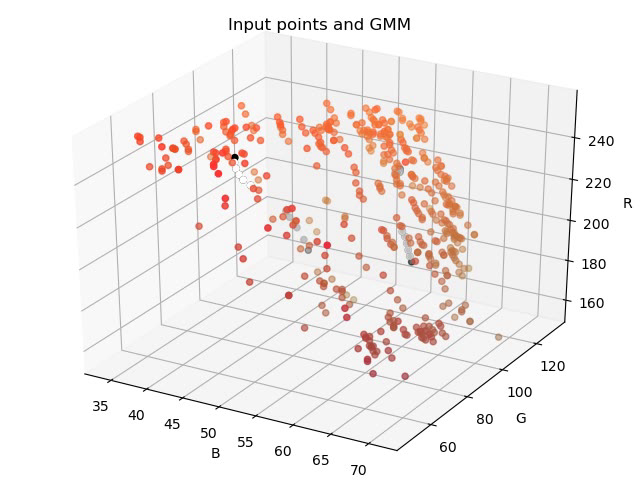
#> input picture frame 5 of Project_3/GMM_interate.avi, 640 x 480 px, given in place of Night Drive - 2689.mp4, which was not available
$ python part1_gamma.py
#> lines starting #> are read from the running program, lines starting #| are printed output that depends on the picture; pictures that were not available may be replaced by others from this repository, and a replacement may not be noted
import numpy as np
import cv2
from matplotlib import pyplot as plt

def gamma_correct(image, gamma):
    # build a lookup table mapping the pixel values [0, 255] to their adjusted gamma values
    # First, pixel intensities must be scaled from the range [0, 255] to [0, 1.0]
    # Then do gamma correction
    # Scale back the image to range [0, 255]
    gamma_inv = 1.0 / gamma
    lookup_table = np.array([((it / 255.0) ** gamma_inv) * 255
        for it in np.arange(0, 256)]).astype("uint8")
    # apply gamma correction using the lookup table
    return cv2.LUT(image, lookup_table)

def main():
    cap = cv2.VideoCapture('Night Drive - 2689.mp4')
    gamma = 2

    while(cap.isOpened()):
        ret, original = cap.read()
#> original is the input picture: shape (480, 640, 3); mean B, G, R 238.1, 239.5, 243.7

        corrected = gamma_correct(original, gamma)
#> in gamma_correct, `return cv2.LUT(image, lookup_table)`:
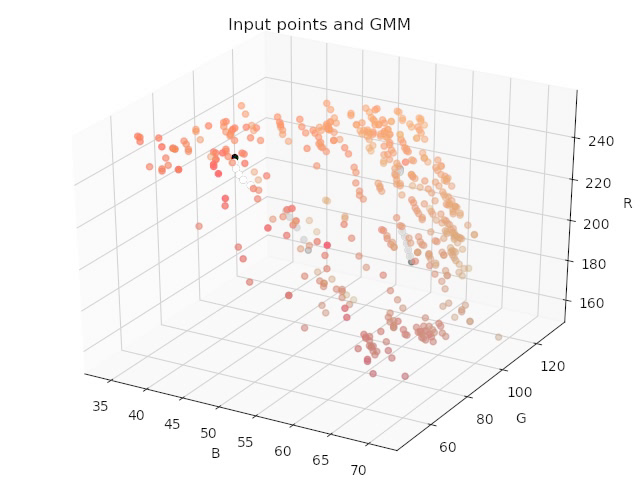
#> returned value: shape (480, 640, 3); mean of channels 0, 1, 2 244.7, 245.7, 248.3; drawn as B, G, R
        corrected = cv2.GaussianBlur(corrected,(5,5),0)
        # corrected = cv2.fastNlMeansDenoisingColored(corrected,None,5,5,7,11)

        cv2.namedWindow('image',cv2.WINDOW_NORMAL)
        cv2.resizeWindow('image', 1280,720)
        cv2.imshow('image', np.hstack([original, corrected]))
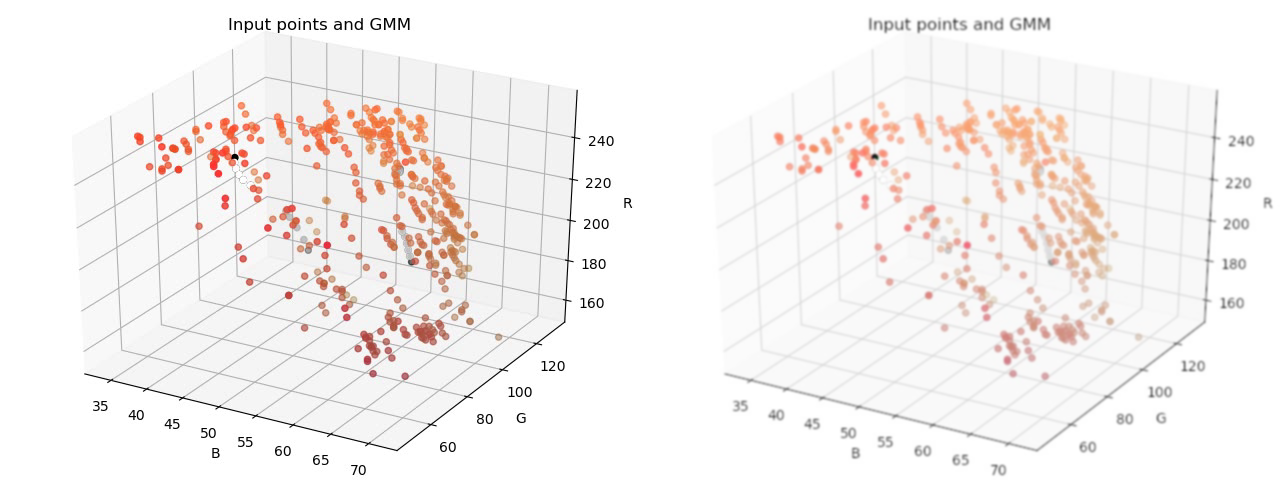
#> window 'image': shape (480, 1280, 3); mean B, G, R 241.4, 242.6, 246
        # cv2.waitKey(1)
        if cv2.waitKey(1) & 0xFF == ord('q'):
#> (key q is pressed here)
            break
main()

$ run again, starting later in the video
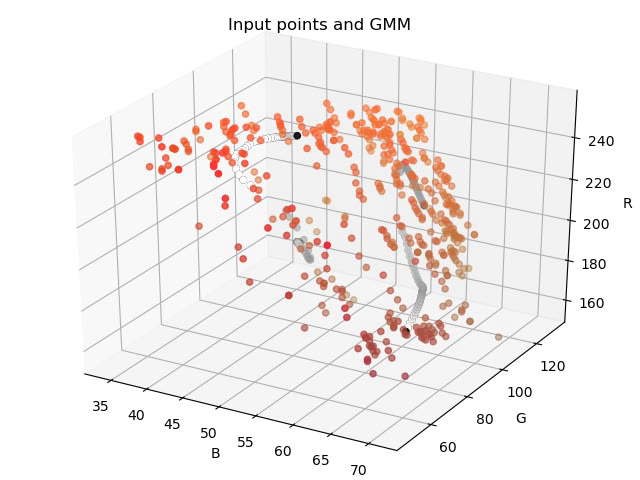
#> input picture frame 40 of Project_3/GMM_interate.avi, 640 x 480 px, given in place of Night Drive - 2689.mp4, which was not available
#> in main, original is the input picture: shape (480, 640, 3); mean B, G, R 237.9, 239.3, 243.5
#> in main, `cv2.imshow('image', np.hstack([original, corrected]))`:
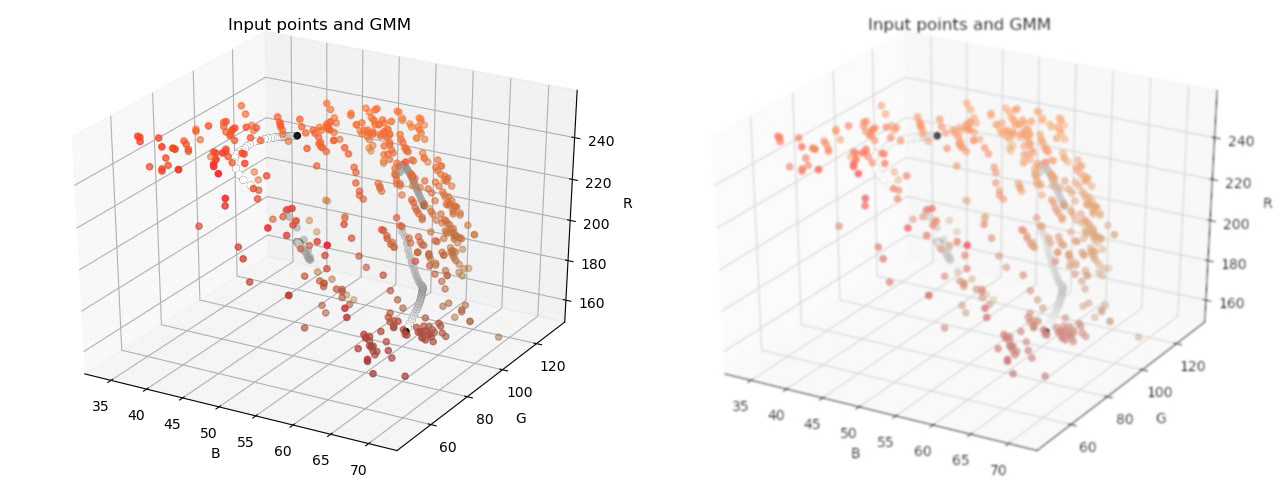
#> window 'image': shape (480, 1280, 3); mean B, G, R 241.2, 242.4, 245.8
